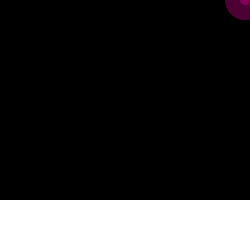
Frame 1 (no input)
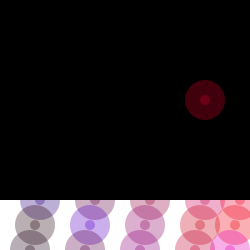
Frame 60 (the mouse pressed at the canvas centre just before this capture)
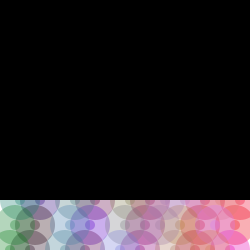
Frame 120 (the mouse held since frame 60 and released just before this capture)

The Processing sketch that drew these frames (run headless with seeded random() and noise(); from frame 60 on, the mouse is pressed at the canvas centre):

// Processing sketch: processing_19669
// ── processing_19669.pde

float x, y; //position
float dx, dy; //change in position
Integer fr = 10;



void setup(){
  size(250,250);
  smooth();
  noStroke();
   background(#ffffff);
   frameRate(10);



  
  x = width;
  y = height;
  
  //set variable to change position
  dx =-5;
  dy =25;
}

void draw(){
  
  
 fill(#000000);
 rect(0,0,width,200);
  
  x=x+dx;
  y=y+dy;
  
  if(x>width) x=0;
  else if (x<0) x=width;
  if(y>height)y=0;
  else if (y<10) y=height;
  
  fill(x,mouseY,random(0,255),80);
ellipse(x,y,40,40);
ellipse(x,y,10,10);


  if (mousePressed){
    frameRate(fr*2);


}}
